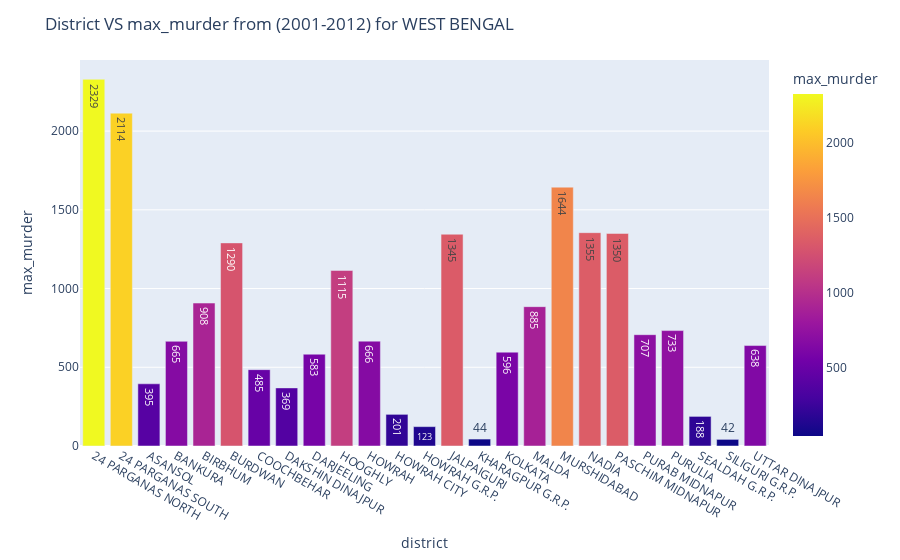

Write notebook code for a chart like this one.
### Markdown cell above
##### So we can see from this plot that highest murder is happend at RANCHI(2618) district and lowest murder happend in JAMSHEDPUR RLY(66) from 2001-2012 In JHARKHAND

### Code cell
df_grouped = max_murder_districts.groupby(['state', 'district'])['max_murder'].sum().reset_index()
fig = px.bar(df_grouped.loc[df_grouped['state']  == states[4]] , x='district', y='max_murder', color='max_murder',text='max_murder', height=400)
fig.update_layout(title=f'District VS max_murder from (2001-2012) for {states[4]}')
fig.show()

### Figure 1 — Plotly figure (JSON) as saved in the notebook; plotly's stock layout.template omitted (floating-point values rounded to 4 significant figures)
{"data": [{"alignmentgroup": "True", "hovertemplate": "district=%{x}<br>max_murder=%{marker.color}<extra></extra>", "legendgroup": "", "marker": {"color": [2329, 2114, 395, 665, 908, 1290, 485, 369, 583, 1115, 666, 201, 123, 1345, 44, 596, 885, 1644, 1355, 1350, 707, 733, 188, 42, 638], "coloraxis": "coloraxis", "pattern": {"shape": ""}}, "name": "", "offsetgroup": "", "orientation": "v", "showlegend": false, "text": [2329, 2114, 395, 665, 908, 1290, 485, 369, 583, 1115, 666, 201, 123, 1345, 44, 596, 885, 1644, 1355, 1350, 707, 733, 188, 42, 638], "textposition": "auto", "type": "bar", "x": ["24 PARGANAS NORTH", "24 PARGANAS SOUTH", "ASANSOL", "BANKURA", "BIRBHUM", "BURDWAN", "COOCHBEHAR", "DAKSHIN DINAJPUR", "DARJEELING", "HOOGHLY", "HOWRAH", "HOWRAH CITY", "HOWRAH G.R.P.", "JALPAIGURI", "KHARAGPUR G.R.P.", "KOLKATA", "MALDA", "MURSHIDABAD", "NADIA", "PASCHIM MIDNAPUR", "PURAB MIDNAPUR", "PURULIA", "SEALDAH G.R.P.", "SILIGURI G.R.P.", "UTTAR DINAJPUR"], "xaxis": "x", "y": [2329, 2114, 395, 665, 908, 1290, 485, 369, 583, 1115, 666, 201, 123, 1345, 44, 596, 885, 1644, 1355, 1350, 707, 733, 188, 42, 638], "yaxis": "y"}], "layout": {"autosize": true, "barmode": "relative", "coloraxis": {"colorbar": {"title": {"text": "max_murder"}}, "colorscale": [[0, "#0d0887"], [0.1111, "#46039f"], [0.2222, "#7201a8"], [0.3333, "#9c179e"], [0.4444, "#bd3786"], [0.5556, "#d8576b"], [0.6667, "#ed7953"], [0.7778, "#fb9f3a"], [0.8889, "#fdca26"], [1, "#f0f921"]]}, "legend": {"tracegroupgap": 0}, "margin": {"t": 60}, "title": {"text": "District VS max_murder from (2001-2012) for WEST BENGAL"}, "xaxis": {"anchor": "y", "autorange": true, "domain": [0, 1], "range": [-0.5, 24.5], "title": {"text": "district"}, "type": "category"}, "yaxis": {"anchor": "x", "autorange": true, "domain": [0, 1], "range": [0, 2452.0], "title": {"text": "max_murder"}, "type": "linear"}}}
